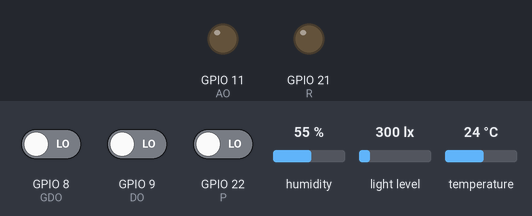
Recording of a sketch running on a simulated ESP32-C6. Parts: output pins drawn as LEDs (lit = HIGH). Inputs (shaded band) come from the test bench; at power-on: GPIO 8 (GDO) LOW, GPIO 9 (DO) LOW, GPIO 22 (P) LOW, humidity 55 %, light level 300 lx, temperature 24 °C. WiFi joins after 1.5 s; servers stay silent unless stated; no MQTT or app messages arrive unless stated; what the sketch prints to the serial monitor is not drawn.

Above: at 0.6 s.
At 25.6 s:
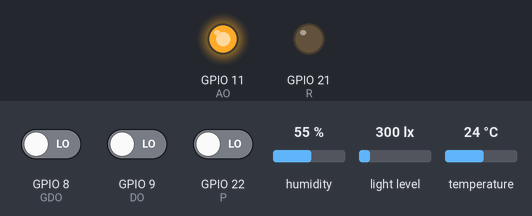
Timing chart, 0 to 27.1 s (numbered marks = the images above):
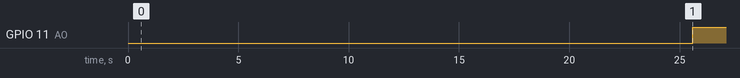

Measured:
- by itself, GPIO 11 (AO): LOW → HIGH at 25.6 s

The sketch:

main.ino
```cpp
#include "brokerconnection.h"
#include "THLP.h"
#include "FRTOS.h"
#include "BRGB.h"
#include "FLGASBUZZ.h"

void setup() {
  Serial.begin(115200);
  while ( !Serial) {}

  SSU();
  FGSU();
  BRSU();
  publish();
}

void loop() {
  PL();
  FGL();
  BRL();

}
```

BRGB.cpp
```cpp
#include "BRGB.h"

bool lastState = LOW;

void BRSU(){
  pinMode(R, OUTPUT);
  pinMode(P, INPUT_PULLDOWN);
}

void BRL(){
  bool I = digitalRead(P);
  if (I == HIGH){
    lastState = !lastState;
    if (lastState == HIGH){
      digitalWrite(R, HIGH);
    } else {
      digitalWrite(R, LOW);
    }
  }
}
```

BRGB.h
```cpp
#ifndef BRGB_H
#define BRGB_H

#include <Arduino.h>

#define R 21
#define P 22

extern bool lastState;

void BRSU();
void BRL();

#endif
```

FLGASBUZZ.cpp
```cpp
#include "FLGASBUZZ.h"
void FGSU(){
  pinMode(GDO, INPUT);
  pinMode(DO, INPUT);
  pinMode(AO, OUTPUT);
  Serial.println("Warming up the MQ2 sensor");
  delay(20000);
}
void FGL(){
  int GS = digitalRead(GDO);
  int p = digitalRead(DO);
  //float FI = analogRead(AO);

  if (p == LOW || GS == LOW ) {
    if (p == LOW ){
      Serial.println("Flame detected !!");
      //Serial.print("Flame Intensity : ");
      //Serial.println(FI);
    }
    if (GS == LOW ){
      Serial.println("gas concetration detected");
      //float GM = analogRead(GAO);
      //Serial.print("Gas measerment :");
      //Serial.println(GM)  ;
    }
    digitalWrite(AO,HIGH);
  }
  if (p == HIGH && GS == HIGH){
    Serial.println("No flame detected");
    Serial.println("no gas concetration detected");
    digitalWrite(AO,LOW);
  }
}
```

FLGASBUZZ.h
```cpp
#ifndef FLGASBUZZ_H
#define FLGASBUZZ_H

#include <Arduino.h>

#define GDO 8
#define DO 9
#define AO 11

void FGSU();
void FGL();

#endif
```

FRTOS.cpp
```cpp
#include "FRTOS.h"

SemaphoreHandle_t mqttMutex;
TaskHandle_t Task1Handle = NULL;
TaskHandle_t Task2Handle = NULL;

void publishSensorTemperatureHumidity(void *parameter) {
  while(1) {
    float t = dht.readTemperature();
    float h = dht.readHumidity();
    dtostrf(t, 4, 2, payload);

    if (xSemaphoreTake(mqttMutex, pdMS_TO_TICKS(1000)) == pdTRUE) {
      if (client.connected()) {
        client.publish("sensors/esp32c6/temp", payload);
        Serial.print("[Thread Temperature&Humidity] Published Temperature: ");
        Serial.println(payload);
        dtostrf(h, 4, 2, payload);
        client.publish("sensors/esp32c6/humidity", payload);
        Serial.print("[Thread Temperature&Humidity] Published Humidity: ");
        Serial.println(payload);
      }
      xSemaphoreGive(mqttMutex);
    }
    else {
      Serial.println("[Thread Temperature&Humidity] Could not acquire Mutex; skipping interval.");
    }

    vTaskDelay(pdMS_TO_TICKS(2000));

  }
}

void publishSensorLight(void *parameter) {
  while(1) {
    float lux = lightMeter.readLightLevel();
    dtostrf(lux, 4, 2, payload);

    if (xSemaphoreTake(mqttMutex, pdMS_TO_TICKS(1000)) == pdTRUE) {
      if (client.connected()) {
        client.publish("sensors/esp32c6/light", payload);
        Serial.print("[Thread Light Level] Published Light lvl: ");
        Serial.println(payload);
      }
      xSemaphoreGive(mqttMutex);
    }
    else {
      Serial.println("[Thread Light Level] Could not acquire Mutex; skipping interval.");
    }

    vTaskDelay(pdMS_TO_TICKS(2000));
  }
}

void publish(){
  mqttMutex = xSemaphoreCreateMutex();

  if (mqttMutex == NULL) {
    Serial.println("Error creating Mutex!");

  }
  ConnectWifi();
  client.setServer(mqtt_server, mqtt_port);

  if (client.connect(clientId.c_str())) {
    xTaskCreatePinnedToCore(publishSensorTemperatureHumidity,"Temperature&HumidityTask",4096,NULL,1,&Task1Handle,0);
    xTaskCreatePinnedToCore(publishSensorLight,"LightTask",4096,NULL,1,&Task2Handle,0);
  }
}

void PL(){
  if (!client.connected()) {
    if (xSemaphoreTake(mqttMutex, portMAX_DELAY) == pdTRUE) {
      reconnect();
      xSemaphoreGive(mqttMutex);
      }
    }
  client.loop();
}
```

FRTOS.h
```cpp
#ifndef FRTOS_H
#define FRTOS_H

#include <Arduino.h>
#include "THLP.h"
#include "brokerconnection.h"

extern SemaphoreHandle_t mqttMutex;
extern TaskHandle_t Task1Handle;
extern TaskHandle_t Task2Handle;

void publishSensorTemperatureHumidity(void *parameter);
void publishSensorLight(void *parameter);
void publish();
void PL();

#endif
```

THLP.cpp
```cpp
#include "THLP.h"

BH1750 lightMeter(0x23);
DHT dht(DHTPIN, DHTTYPE);
char payload[8];

void SSU(){
  dht.begin();
  Wire.begin(SDA_PIN, SCL_PIN);
  delay(500);
  if (lightMeter.begin(BH1750::CONTINUOUS_HIGH_RES_MODE)) {
    Serial.println("BH1750 works");
  } else {
    Serial.println("Error  (BH1750 - check wiring)");
  }
}
```

THLP.h
```cpp
#ifndef THLP_H
#define THLP_H

#include <Arduino.h>
#include <Wire.h>
#include <BH1750.h>
#include <DHT.h>

#define SDA_PIN 6
#define SCL_PIN 7
#define DHTPIN 10
#define DHTTYPE DHT11

extern BH1750 lightMeter;
extern DHT dht;
extern char payload[8];

void SSU();

#endif
```

brokerconnection.cpp
```cpp
#include "brokerconnection.h"

const char* ssid = "Amine";
const char* password = "@aA123456789";

const char* mqtt_server = "192.168.1.156";
const int   mqtt_port   = 1883;
const char* device_id   = "esp32c6-gateway";

WiFiClient espClient;
PubSubClient client(espClient);
String clientId = String(device_id) + "-" + String(WiFi.macAddress());

void ConnectWifi(){
  WiFi.mode(WIFI_STA);
  WiFi.begin(ssid, password);

  while (WiFi.status() != WL_CONNECTED) {
    delay(5000);
    Serial.println("failed connection");
  }

  Serial.print("Connected to ");
  Serial.println(ssid);
  Serial.print("LocalIP :");
  Serial.println(WiFi.localIP());
}

void reconnect(){
  if (WiFi.status() == WL_CONNECTED){
    while(!client.connected()){
      Serial.print("Attempting MQTT connection...");
      if (client.connect(clientId.c_str())) {
        Serial.println("connected");
      } else {
        Serial.println("failed");
        delay(5000);
      }
    }
  }
}
```

brokerconnection.h
```cpp
#ifndef BROKERCONNECTION_H
#define BROKERCONNECTION_H

#include <Arduino.h>
#include <WiFi.h>
#include <PubSubClient.h>

extern const char* ssid;
extern const char* password;

extern const char* mqtt_server;
extern const int   mqtt_port;
extern const char* device_id;

extern WiFiClient espClient;
extern PubSubClient client;
extern String clientId;

void ConnectWifi();
void reconnect();

#endif
```
